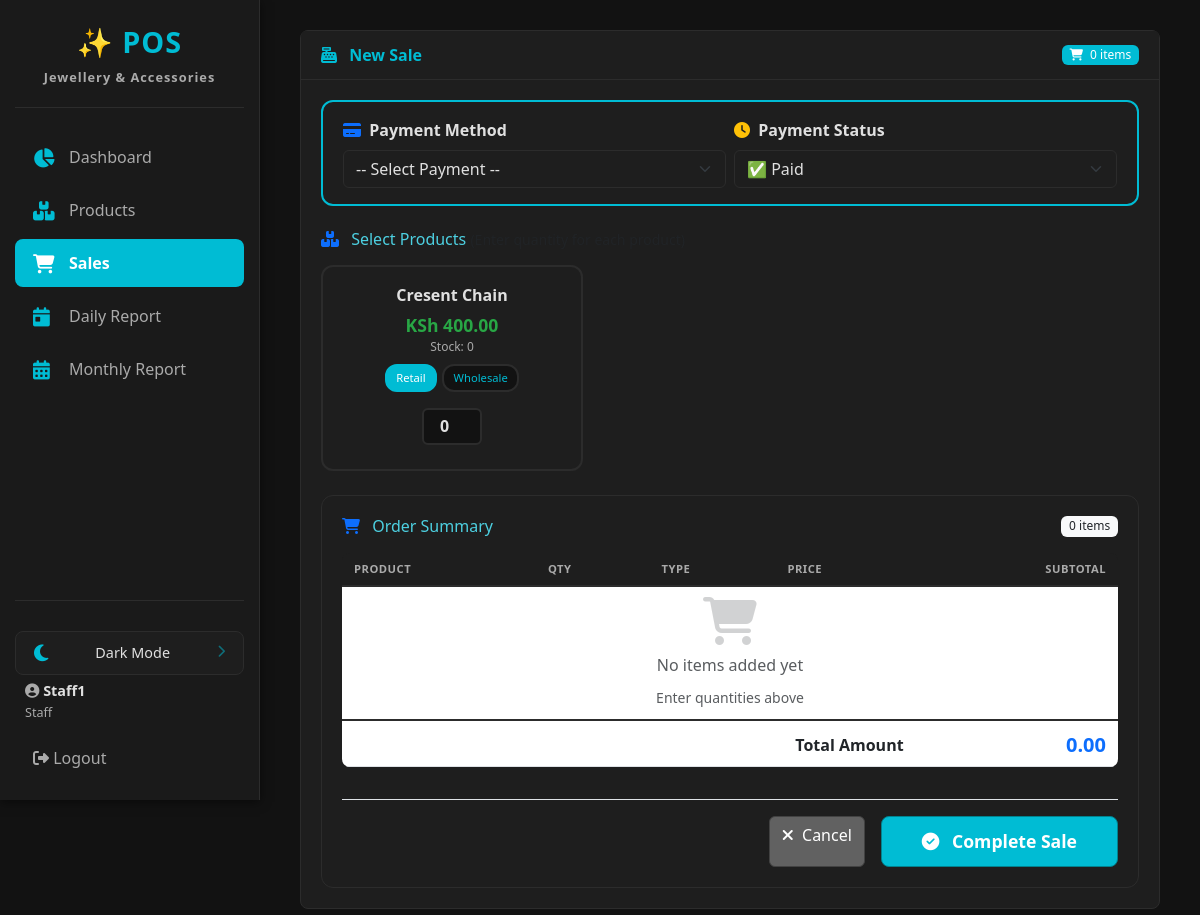
Before: /sales/add/ (signed in) with the older database file.
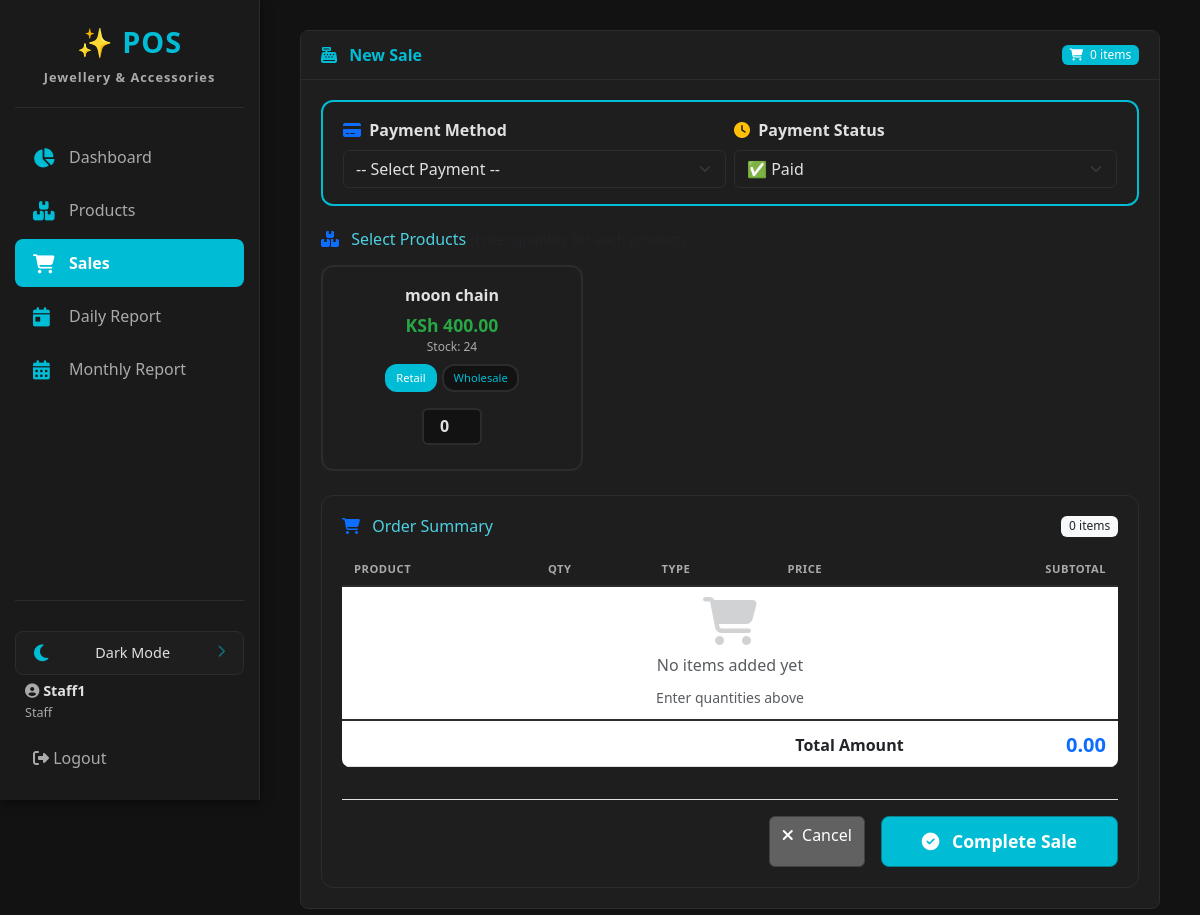
After: the same page with the newer database file.
### pos_app/models.py (models this page shows, shortened)
class Product(models.Model):
    name = models.CharField(max_length=200)
    category = models.ForeignKey(Category, on_delete=models.SET_NULL, null=True, related_name='products')
    description = models.TextField(blank=True)
    image = models.ImageField(upload_to='product_images/', null=True, blank=True)
    last_restocked = models.DateTimeField(default=timezone.now)
    price = models.DecimalField(max_digits=10, decimal_places=2, help_text="Retail Price")
    wholesale_price = models.DecimalField(max_digits=10, decimal_places=2, help_text="Wholesale Price", default=0.00)
    quantity_in_stock = models.PositiveIntegerField(default=0)
    created_at = models.DateTimeField(auto_now_add=True)
    updated_at = models.DateTimeField(auto_now=True)

### pos_app/views.py (the view, shortened to what this page needs)
# urls.py: path('sales/add/', views.sale_create, name='sale_create'),
@login_required
@user_passes_test(is_staff_or_admin)
def sale_create(request):
    products = Product.objects.all()
    context = {
        'products': products,
    }
    return render(request, 'pos_app/sale_form.html', context)

### pos_app/context_processors.py (called while the page is built)
def pending_deletions_count(request):
    if request.user.is_authenticated and (request.user.is_superuser or request.user.groups.filter(name='Admin').exists()):
        count = DeletionRequest.objects.filter(status='pending').count()
    else:
        count = 0
    return {'pending_deletions_count': count}

### pos_app/views.py (called while the page is built)
def is_staff_or_admin(user):
    return user.is_authenticated and (user.is_staff or user.is_superuser)

### pos_app/templates/pos_app/sale_form.html (shortened to what the changed rows need)
{% extends 'pos_app/base.html' %}
{% load static %}
{% block extra_css %}
<link rel="stylesheet" href="{% static 'pos_app/css/sales.css' %}">
{% endblock %}
{% block content %}
<div class="row">
    <div class="col-lg-12">
        <div class="card">
            <div class="card-body">
                <form method="post" id="saleForm" action="{% url 'sale_create' %}">
                    <div class="product-grid" id="productGrid">
                        {% for product in products %}
                        <div class="product-card" data-product-id="{{ product.id }}">
                            <div class="product-name">{{ product.name }}</div>
                            <div class="product-price">KSh {{ product.price }}</div>
                            <div class="product-stock">Stock: {{ product.quantity_in_stock }}</div>
                            <div class="product-type">
                                <label for="retail_{{ product.id }}">Retail</label>
                                <label for="wholesale_{{ product.id }}">Wholesale</label>
                            </div>
                            <input type="number" name="quantity_{{ product.id }}"
                                   class="qty-input product-qty"
                                   min="0" value="0"
                                   data-price="{{ product.price }}"
                                   data-wholesale="{{ product.wholesale_price }}">
                        </div>
                        {% empty %}
                        <div class="col-12 text-center py-4">
                            <i class="fas fa-box-open fa-3x text-muted mb-3 d-block"></i>
                            <p class="text-muted">No products available. <a href="{% url 'product_create' %}">Add products</a> first.</p>
                        </div>
                        {% endfor %}
                    </div>
                    <div class="order-summary">
                        <div class="table-responsive">
                            <table class="table table-sm" id="orderSummary">
                                <thead>
                                    <tr>
                                        <th>Product</th>
                                        <th>Qty</th>
                                        <th>Type</th>
                                        <th>Price</th>
                                        <th class="text-end">Subtotal</th>
                                    </tr>
                                </thead>
                            </table>
                        </div>
                    </div>
                </form>
            </div>
        </div>
    </div>
</div>
{% endblock %}

Changed rows visible on the page:
removed Product: name "Cresent Chain", price "400.00", quantity_in_stock "0"
added Product: name "moon chain", price "400.00", quantity_in_stock "24"
